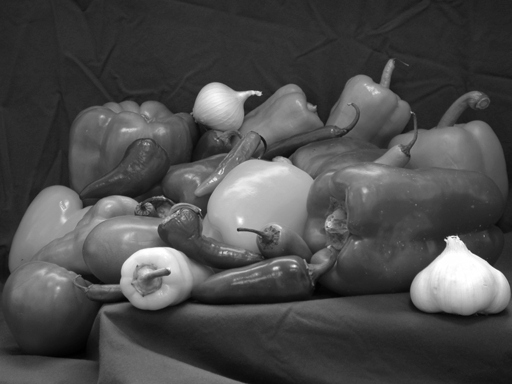
#> input picture Old codes/Dataset/Image1.png, 512 x 384 px, found by its file name
$ python NoiseRobustClustering_spg_bpdn.py
#> lines starting #> are read from the running program, lines starting #| are printed output that depends on the picture
import matplotlib.pyplot as plt
import cv2
import os

import numpy as np
from scipy.cluster.vq import kmeans, vq
from scipy.optimize import minimize
from sklearn.linear_model import Lasso, Ridge
from sklearn.cluster import SpectralClustering
from sklearn.decomposition import PCA

from scipy.spatial.distance import cdist
from skimage.restoration import denoise_nl_means, estimate_sigma
from skimage.metrics import structural_similarity as ssim
from sklearn.linear_model import ElasticNet
import spgl1

image_number = 1
results_dir = "results/spgl_bpdn"
if not os.path.exists(results_dir):
    os.makedirs(results_dir)
# dimensionality (N) of subspace = 64
tile_w = 8

image = cv2.imread(f"Dataset/Image{image_number}.png")
#> image is the input picture: shape (384, 512, 3); min 0, max 255, mean 75.7
image = cv2.cvtColor(image, cv2.COLOR_BGR2GRAY)
#> image: shape (384, 512)
print(image.shape)
#| (384, 512)
mindim = np.min(image.shape)
#> mindim = 384
image = image[:mindim, :mindim]
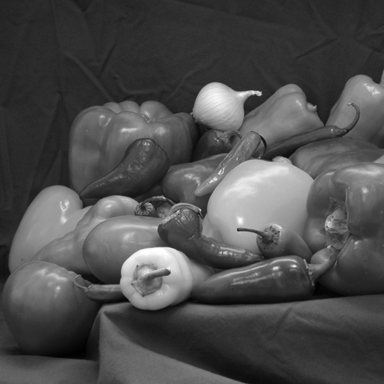
#> image: shape (384, 384); min 0, max 255, mean 77

plt.imshow(image)
plt.colorbar()
plt.savefig(os.path.join(results_dir, "image_%d.png"%(image_number)), bbox_inches='tight', pad_inches=0)
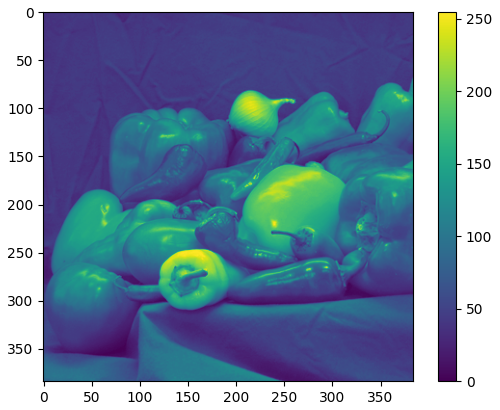
#> figure drawn by matplotlib, 2 panels
plt.close()

std_dev = 20
noisy_image = np.uint8(np.clip(image + np.random.normal(scale=std_dev, size=image.shape), 0, 255))
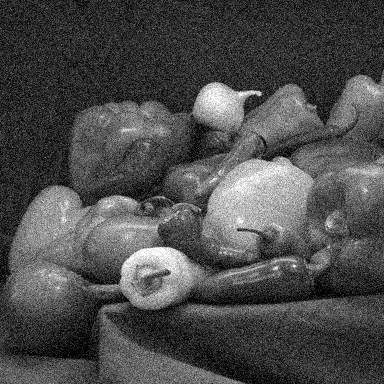
#> noisy_image: shape (384, 384); min 0, max 255, mean 76.7
plt.imshow(noisy_image)
plt.colorbar()
plt.savefig(os.path.join(results_dir, "image_%d.png"%(image_number)), bbox_inches='tight', pad_inches=0)
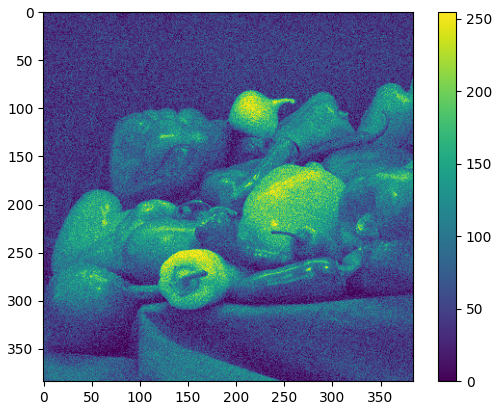
#> figure drawn by matplotlib, 2 panels
plt.close()

def return_tiles(image, tile_width):
    """
    image: A 2D array
    tile_width: the width of a square tile
    """
#> called with tile_width = 8
    width, height = image.shape
#> width = 384; height = 384

    # Calculate the number of tiles in each dimension
    num_tiles_x = width // tile_width
#> num_tiles_x = 48
    num_tiles_y = height // tile_width
#> num_tiles_y = 48

    # Initialize an empty array to store tiles
    # Reshape the image into tiles
    tiles = image[:num_tiles_y * tile_width, :num_tiles_x * tile_width].reshape(
        num_tiles_y, tile_width, num_tiles_x, tile_width)

    # Transpose the axes to get the desired shape
    tiles2d = tiles.transpose(0, 2, 1, 3).reshape(num_tiles_y, num_tiles_x, tile_width, tile_width)
    tiles1d = tiles2d.reshape(num_tiles_y*num_tiles_x, tile_width*tile_width)

    return tiles2d, tiles1d

# The data vector
im_tiles2d, im_tiles1d = return_tiles(noisy_image, tile_w)
print(im_tiles2d.shape)
#| (48, 48, 8, 8)
print(im_tiles1d.shape)
#| (2304, 64)

im_tiles1d = im_tiles1d.astype(float)

"""
Robust Subspace Clustering: Using GLMNet/ElasticNet
has beta_i = 0 constraint in a second way
https://glmnet.stanford.edu/articles/glmnet.html
https://scikit-learn.org/stable/modules/generated/sklearn.linear_model.ElasticNetCV.html
"""
# Step 1: Compute sparse coefficients
Y = im_tiles1d
N, n = Y.shape
#> N = 2304; n = 64
#3600,64
B = np.zeros((N, N))
output_file = open(results_dir+'/image_%d prints.txt'%(image_number), 'a')

for i in range(N):

    y_i = Y[i, :]

    # Remove the i-th row from Y
    y_others = np.delete(Y, i, axis=0)
    A = y_others.T  # Transpose to match dimensions (n, N-1)
    b = y_i.T       # (n,)

    # tau = 1
    # sigma = 100 #fixed sigma
    sigma = 0.05 * np.linalg.norm(b, 2)
#> (the run stopped early here; a loop or call above may not have finished)

$ run again, with Old codes/Dataset/Image3.png copied over Old codes/Dataset/Image1.png
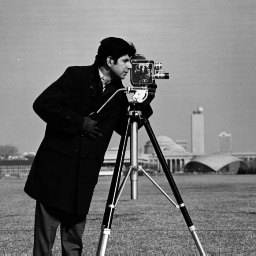
#> input picture Old codes/Dataset/Image3.png, 256 x 256 px, found by its file name
#> image is the input picture: shape (256, 256, 3); min 0, max 255, mean 115.8
#> image: shape (256, 256)
#| (256, 256)
#| (32, 32, 8, 8)
#| (1024, 64)

$ run again, with Old codes/Dataset/Image4.png copied over Old codes/Dataset/Image1.png
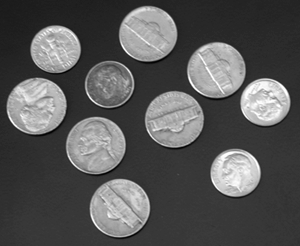
#> input picture Old codes/Dataset/Image4.png, 300 x 246 px, found by its file name
#> image is the input picture: shape (246, 300, 3); min 0, max 255, mean 87.6
#| (246, 300)
#| (30, 30, 8, 8)
#| (900, 64)

$ run again, with Old codes/Dataset/Image5.png copied over Old codes/Dataset/Image1.png
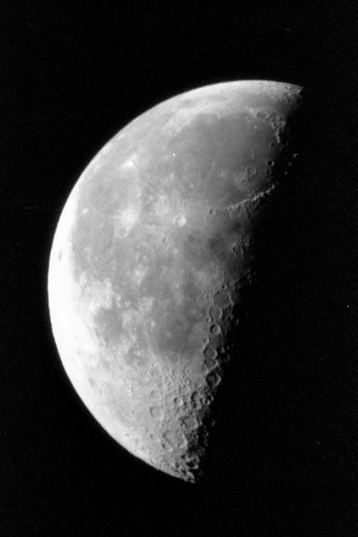
#> input picture Old codes/Dataset/Image5.png, 358 x 537 px, found by its file name
#> image is the input picture: shape (537, 358, 3); min 0, max 255, mean 53.3
#| (537, 358)
#> `noisy_image = np.uint8(np.clip(image + np.random.normal(scale=std_dev,..`:
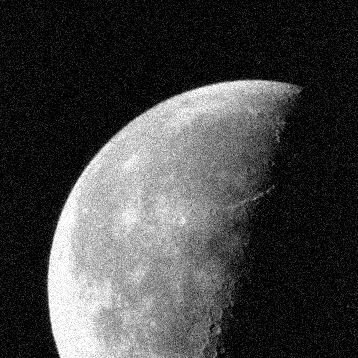
#> noisy_image: shape (358, 358); min 0, max 255, mean 65.9
#> `plt.savefig(os.path.join(results_dir, "image_%d.png"%(image_number)), ..`:
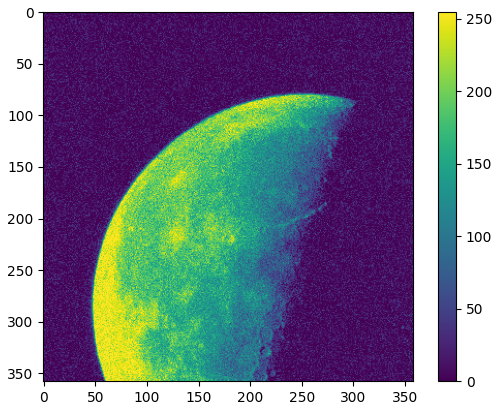
#> figure drawn by matplotlib, 2 panels
#| (44, 44, 8, 8)
#| (1936, 64)
